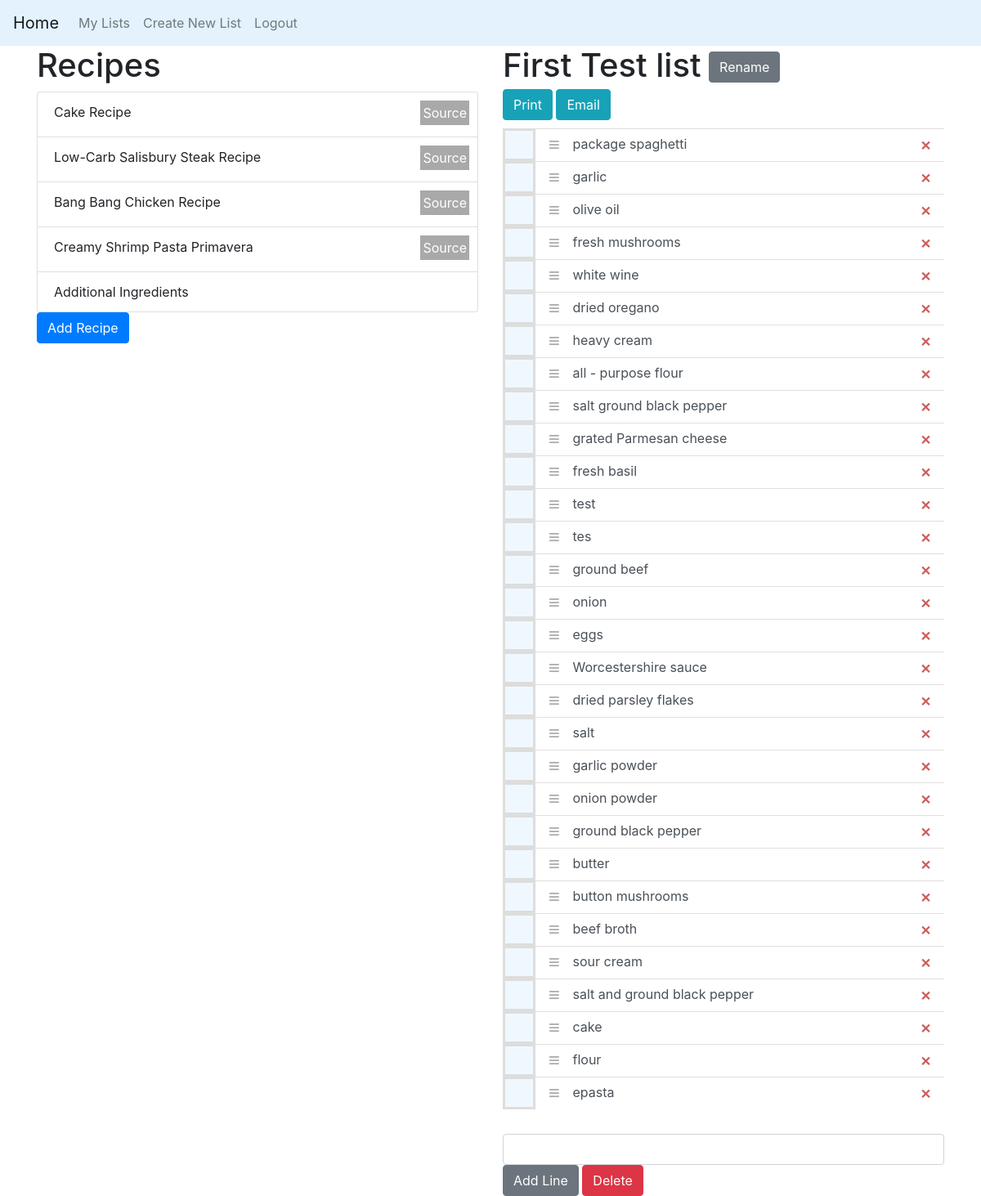
The page /list/uSw1b4IYLN4 (signed in) on the database as committed earlier.
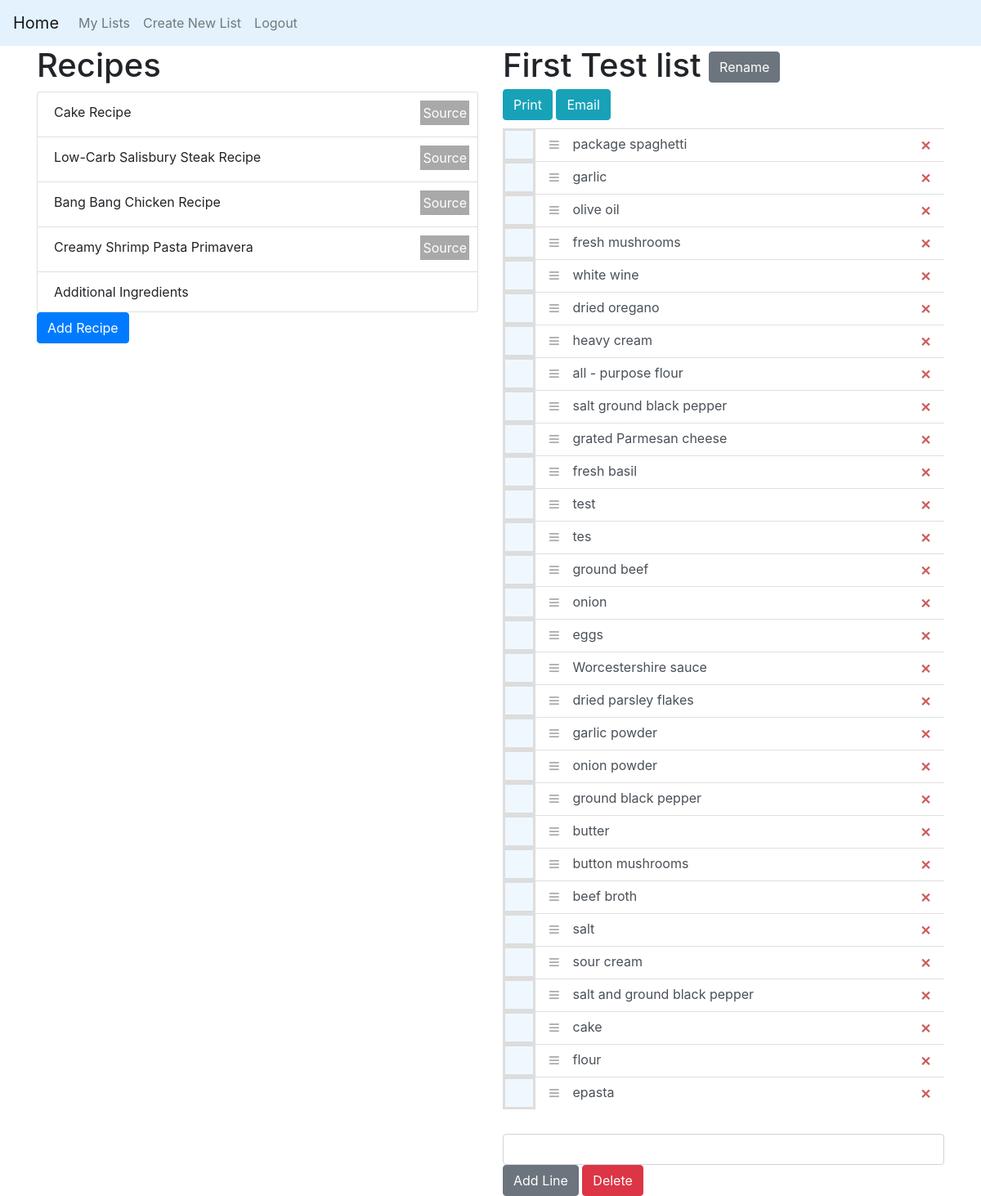
The same page on the database as committed later.
### grocerylistapp/models.py (models this page shows, shortened)
class RecipeList(db.Model):
    id = db.Column(db.Integer, primary_key=True)  # the primary key
    name = db.Column(db.String, nullable=False)  # name for recipe (from url)
    hex_name = db.Column(db.String(20), unique=True, nullable=False)  # name for database #TODO use hex_id() function
    hex_color = db.Column(db.String(6), nullable=False)  # randomly generated color for use in lists
    image_file = db.Column(db.String(20), nullable=False, default='default.jpg')  # image for list
    recipe_url = db.Column(db.String(200))
    compiled_list = db.Column(db.ForeignKey('compiled_list.id'))    # the id of the compiled list
    lines = db.relationship('RawLine', backref='rlist', lazy=True)  # the lines of the list

class CleanedLine(db.Model):
    id = db.Column(db.Integer, primary_key=True)   # the primary key
    index_in_list = db.Column(db.Integer)  # index in the grocery list (for requests) TODO: create this automatically
    hex_id = db.Column(db.String(8), default=get_hex_id, nullable=False, unique=True) # hex identifier for requests
    amount = db.Column(db.Float)    # the amount of ingredient (optional)
    measurement = db.Column(db.String(20))  # the measurement of the amount (optional)
    ingredient = db.Column(db.String(100), nullable=False)  # the ingredient (required)
    checked = db.Column(db.Boolean, default=False)  # whether or not the item is checked off the list
    comp_list = db.Column(db.Integer, db.ForeignKey('compiled_list.id'))
    raw_lines = db.relationship('RawLine', backref='cleaned_line', lazy=True)   # the ingredient lines that were cleaned

### grocerylistapp/checklist/routes.py (the view)
@checklist.route('/list/<string:hex_name>', methods=['GET', 'POST'])
def compiled_list(hex_name):
    recipe_form = RecipeURLForm(prefix="recipe")
    custom_recipe_form = CustomRecipeForm(prefix="custom-recipe")
    export_to_pdf_form = ExportToPDFForm(prefix="export-pdf")
    export_to_email_form = ExportToEmailForm(prefix="email")
    comp_list = CompiledList.query.filter_by(hex_name=hex_name).first_or_404()
    list_lines = CleanedLine.query.filter_by(list=comp_list).all()
    sort_list(list_lines)
    recipe_list = RecipeList.query.filter_by(complist=comp_list).all()
    if recipe_form.validate_on_submit():
        new_recipe = create_recipe_from_url(recipe_form.url.data)
        return redirect(url_for('recipe.clean_recipe', list_name=hex_name, new_recipe=new_recipe.hex_name))
    if custom_recipe_form.validate_on_submit():
        new_recipe = create_recipe_from_text("Untitled Recipe", custom_recipe_form.recipe_lines.data)
        new_recipe.complist = comp_list
        return redirect(url_for('recipe.clean_recipe', list_name=comp_list.hex_name, new_recipe=new_recipe.hex_name))
    if export_to_email_form.validate_on_submit():
        email_list(export_to_email_form.email.data, comp_list, list_lines, recipe_list)
        flash('Email sent successfully!', 'success')
        return redirect(url_for('list.compiled_list', hex_name=hex_name))
    list_lines = [CompiledIngredientLine(line) for line in list_lines]
    recipe_list.reverse()
    grocery_lists = CompiledList.query.filter_by(user_id=current_user.id)
    return render_template('list_page.html', grocery_lists=grocery_lists, comp_list=comp_list,
                           list_lines=list_lines, recipe_form=recipe_form,
                           recipe_list=recipe_list, custom_recipe_form=custom_recipe_form,
                           export_to_pdf_form=export_to_pdf_form, export_to_email_form=export_to_email_form)

### grocerylistapp/forms.py
class RecipeURLForm(FlaskForm):
    url = StringField('URL', validators=[DataRequired(), URL()])
    submit = SubmitField("Find Ingredients")

class CustomRecipeForm(FlaskForm):
    name = StringField("Name:")
    recipe_lines = TextAreaField("Ingredients:")
    submit = SubmitField("Find Ingredients")

### grocerylistapp/checklist/utils.py (called while the page is built)
def sort_list(list_lines):
    def sort_by_index(e):
        print(e.index_in_list)
        return e.index_in_list
    list_lines.sort(key=sort_by_index)

### grocerylistapp/models.py (called while the page is built)
@login_manager.user_loader
def load_user(user_id):
    print(user_id)
    return User.query.get(user_id)

### grocerylistapp/templates/list_page.html (shortened to what this page needs)
{% extends 'layout.html' %}
{% block content %}
    <div class="row">
      <div class="col-md-6">
        <h1> Recipes </h1>
          <div id="recipe-list" class="list-group">
              {% for recipe in recipe_list %}
                <div role="button" class="recipe-button list-group-item">
                    {{recipe.name}}
                    {% if recipe.recipe_url %}
                        <a href={{recipe.recipe_url}} target="_blank" class="source-button well">Source</a>
                    {% endif %}
                </div>
              {% endfor %}
          </div>
          <button type="button" class="btn btn-primary" data-toggle="modal" data-target="#addRecipeModal"> Add Recipe </button>
      </div>
      <div class="col-md-6">
          <div id="complist-name-div">
              <h1 id="complist-name">{{ comp_list.name }}</h1>
              <button id="rename-list-button" class="btn btn-secondary">Rename</button>
          </div>
          <div id="list-tool-panel">
              <button data-toggle="modal" data-target="#printModal" class="btn btn-info">Print</button>
              <button data-toggle="modal" data-target="#exportModal" class="btn btn-info">Email</button>
          </div>
            <div class="list-group list-group-root " id="compiled-list">
                {% for line in list_lines %}
                <div id="full-{{line.hex_id}}" class="full-line">
                    <label id="label-{{line.hex_id}}" class="recipe-label">
                        <span class="recipe-checkbox"></span>
                    </label>
                    <div id="line-{{line.hex_id}}" class="recipe-line">
                    <a href="#{{line.ingredient_id}}" class="list-group-item list-group-item-action recipe-list" data-toggle="collapse" aria-expanded="false" role="button">
                        <button id=drag-{{line.hex_id}} class="drag-button">&#8801</button>
                        <span class="ingredient-name">
                            {{ line.ingredient }}
                        </span>
                        <button id="delete-{{line.hex_id}}" class="remove-button">&#10005</button>
                    </a>
                    </div>
                </div>
                {% endfor %}
            </div>
            <input id="add-line-input" class="form-control" type="text">
            <button id="add-line-submit" class="btn btn-secondary"> Add Line </button>
            <button type="button" class="btn btn-danger" data-toggle="modal" data-target="#deleteModal"> Delete </button>
      </div>
    </div>
{% endblock content %}

Rows that differ between the two databases and show on the page:
changed CleanedLine "salt": moves down the list
